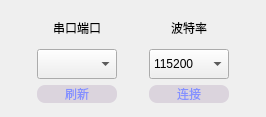
<?xml version="1.0" encoding="UTF-8"?>
<ui version="4.0">
 <class>CPSerialPort</class>
 <widget class="QWidget" name="CPSerialPort">
  <property name="geometry">
   <rect>
    <x>0</x>
    <y>0</y>
    <width>266</width>
    <height>117</height>
   </rect>
  </property>
  <property name="windowTitle">
   <string>Form</string>
  </property>
  <property name="styleSheet">
   <string notr="true">
QPushButton
{
	
	font: 75 14pt &quot;华康娃娃体W5(P)&quot;;
	
	color: rgb(133, 145, 255);
	background-color: rgba(145,111, 155, 53);
	border:none;
	border-radius:8px;
}
QPushButton:pressed
{
	
	background-color: rgba(145,111, 155, 83);
	border:none;
	border-radius:8px;
}</string>
  </property>
  <layout class="QVBoxLayout" name="verticalLayout">
   <item>
    <layout class="QGridLayout" name="gridLayout">
     <item row="2" column="0">
      <widget class="QPushButton" name="updateUart">
       <property name="minimumSize">
        <size>
         <width>80</width>
         <height>0</height>
        </size>
       </property>
       <property name="maximumSize">
        <size>
         <width>80</width>
         <height>16777215</height>
        </size>
       </property>
       <property name="focusPolicy">
        <enum>Qt::NoFocus</enum>
       </property>
       <property name="text">
        <string>刷新</string>
       </property>
      </widget>
     </item>
     <item row="2" column="1">
      <widget class="QPushButton" name="btnConnect">
       <property name="minimumSize">
        <size>
         <width>80</width>
         <height>0</height>
        </size>
       </property>
       <property name="maximumSize">
        <size>
         <width>80</width>
         <height>16777215</height>
        </size>
       </property>
       <property name="focusPolicy">
        <enum>Qt::NoFocus</enum>
       </property>
       <property name="text">
        <string>连接</string>
       </property>
      </widget>
     </item>
     <item row="1" column="1">
      <widget class="QComboBox" name="btnBudate">
       <property name="minimumSize">
        <size>
         <width>80</width>
         <height>30</height>
        </size>
       </property>
       <property name="maximumSize">
        <size>
         <width>80</width>
         <height>16777215</height>
        </size>
       </property>
       <property name="focusPolicy">
        <enum>Qt::NoFocus</enum>
       </property>
       <item>
        <property name="text">
         <string>115200</string>
        </property>
       </item>
       <item>
        <property name="text">
         <string>9600</string>
        </property>
       </item>
      </widget>
     </item>
     <item row="1" column="0">
      <widget class="QComboBox" name="portCombo">
       <property name="minimumSize">
        <size>
         <width>80</width>
         <height>30</height>
        </size>
       </property>
       <property name="maximumSize">
        <size>
         <width>80</width>
         <height>16777215</height>
        </size>
       </property>
       <property name="focusPolicy">
        <enum>Qt::NoFocus</enum>
       </property>
      </widget>
     </item>
     <item row="0" column="0">
      <widget class="QLabel" name="label">
       <property name="maximumSize">
        <size>
         <width>35465</width>
         <height>30</height>
        </size>
       </property>
       <property name="text">
        <string>串口端口</string>
       </property>
       <property name="alignment">
        <set>Qt::AlignCenter</set>
       </property>
      </widget>
     </item>
     <item row="0" column="1">
      <widget class="QLabel" name="label_2">
       <property name="maximumSize">
        <size>
         <width>35465</width>
         <height>30</height>
        </size>
       </property>
       <property name="text">
        <string>波特率</string>
       </property>
       <property name="alignment">
        <set>Qt::AlignCenter</set>
       </property>
      </widget>
     </item>
    </layout>
   </item>
  </layout>
 </widget>
 <resources/>
 <connections/>
</ui>
